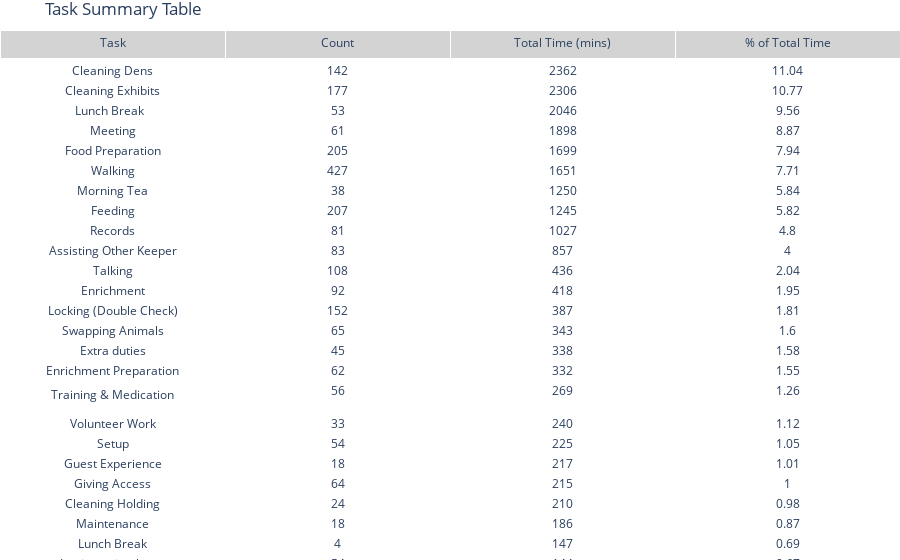

The notebook cell this image was saved under:
### Code cell
import pandas as pd
import plotly.graph_objects as go

# Prepare the same task_summary table as above...
# [same preprocessing code here...]

# Create table
fig = go.Figure(data=[go.Table(
    header=dict(values=list(task_summary.columns),
                fill_color='lightgrey',
                align='center',
                font=dict(size=12)),
    cells=dict(values=[task_summary[col] for col in task_summary.columns],
               fill_color='white',
               align='center'))
])

fig.update_layout(title="Task Summary Table", margin=dict(l=0, r=0, t=30, b=0))
fig.show()

### Figure 1 — Plotly figure (JSON) as saved in the notebook; plotly's stock layout.template omitted (floating-point values rounded to 4 significant figures; data arrays with more than 128 entries replaced by an {"elided": "..."} marker saying what was removed)
{"data": [{"cells": {"align": "center", "fill": {"color": "white"}, "values": {"elided": "4x44 mixed values"}}, "header": {"align": "center", "fill": {"color": "lightgrey"}, "font": {"size": 12}, "values": ["Task", "Count", "Total Time (mins)", "% of Total Time"]}, "type": "table"}], "layout": {"margin": {"b": 0, "l": 0, "r": 0, "t": 30}, "title": {"text": "Task Summary Table"}}}
